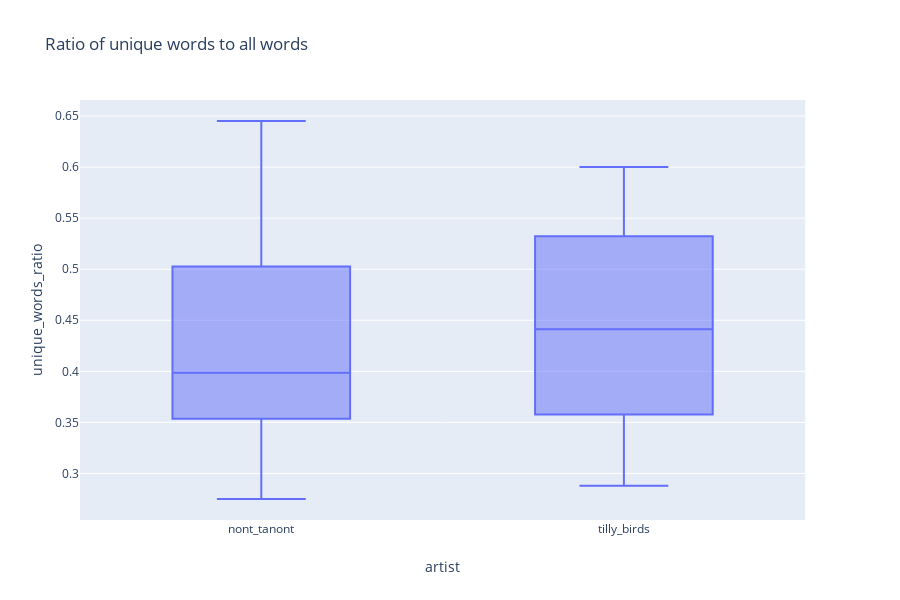

Here is the notebook cell this chart was saved with:
### Code cell
fig = px.box(song_filter_df, x='artist', y='unique_words_ratio', title='Ratio of unique words to all words')
fig.show()

### Figure 1 — Plotly figure (JSON) as saved in the notebook; plotly's stock layout.template omitted (floating-point values rounded to 4 significant figures)
{"data": [{"alignmentgroup": "True", "hoverlabel": {"namelength": 0}, "hovertemplate": "artist=%{x}<br>unique_words_ratio=%{y}", "legendgroup": "", "marker": {"color": "#636efa"}, "name": "", "notched": false, "offsetgroup": "", "orientation": "v", "showlegend": false, "type": "box", "x": ["nont_tanont", "nont_tanont", "nont_tanont", "nont_tanont", "nont_tanont", "nont_tanont", "nont_tanont", "nont_tanont", "nont_tanont", "nont_tanont", "nont_tanont", "nont_tanont", "nont_tanont", "nont_tanont", "nont_tanont", "nont_tanont", "nont_tanont", "nont_tanont", "nont_tanont", "nont_tanont", "nont_tanont", "nont_tanont", "nont_tanont", "nont_tanont", "nont_tanont", "nont_tanont", "nont_tanont", "nont_tanont", "nont_tanont", "nont_tanont", "nont_tanont", "nont_tanont", "nont_tanont", "nont_tanont", "nont_tanont", "nont_tanont", "tilly_birds", "tilly_birds", "tilly_birds", "tilly_birds", "tilly_birds", "tilly_birds", "tilly_birds", "tilly_birds", "tilly_birds", "tilly_birds", "tilly_birds", "tilly_birds", "tilly_birds", "tilly_birds", "tilly_birds", "tilly_birds", "tilly_birds", "tilly_birds", "tilly_birds", "tilly_birds", "tilly_birds", "tilly_birds", "tilly_birds", "tilly_birds", "tilly_birds", "tilly_birds", "tilly_birds", "tilly_birds"], "x0": " ", "xaxis": "x", "y": [0.5889, 0.3786, 0.4973, 0.3772, 0.3278, 0.4762, 0.3883, 0.5938, 0.3796, 0.459, 0.6452, 0.402, 0.4444, 0.3678, 0.3723, 0.3444, 0.3448, 0.3482, 0.5303, 0.4412, 0.5286, 0.4444, 0.5547, 0.2828, 0.413, 0.3559, 0.3455, 0.3955, 0.377, 0.3511, 0.3407, 0.5753, 0.4419, 0.275, 0.562, 0.5079, 0.4324, 0.5342, 0.5301, 0.4068, 0.4886, 0.5645, 0.4388, 0.4783, 0.3222, 0.4072, 0.3529, 0.6, 0.3014, 0.4956, 0.4037, 0.5432, 0.3101, 0.3276, 0.4521, 0.5368, 0.3295, 0.5839, 0.2879, 0.5556, 0.3625, 0.48, 0.4436, 0.3981], "y0": " ", "yaxis": "y"}], "layout": {"boxmode": "group", "height": 600, "legend": {"tracegroupgap": 0}, "title": {"text": "Ratio of unique words to all words"}, "xaxis": {"anchor": "y", "domain": [0, 0.98], "title": {"text": "artist"}}, "yaxis": {"anchor": "x", "domain": [0, 1], "title": {"text": "unique_words_ratio"}}}}
